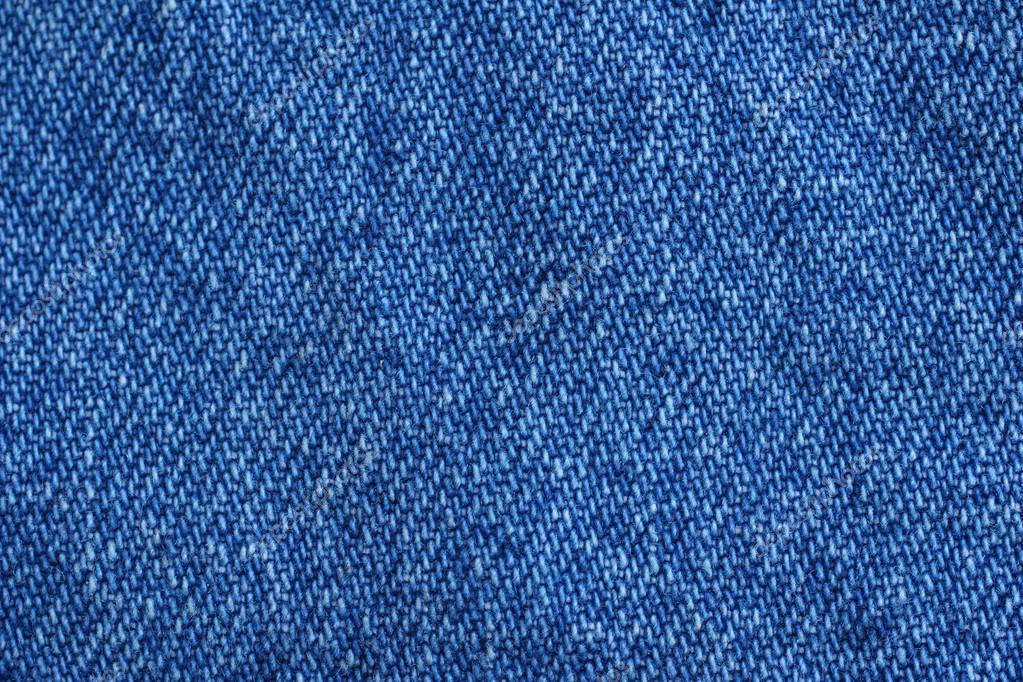
%> input picture TexturasPAIM/Proyecto Final PAIM/mezclilla1.jpg, 1023 x 682 px
$ octave --eval "getTextureBase;"   (GNU Octave 9; MATLAB toolbox functions it lacks are replaced by stand-ins)
%> lines starting %> are read from the running program, lines starting %| are printed output that depends on the picture
function getTextureBase()

%%
clear

n = 8;
j = 1;

p = pwd;

archive = '\TexturasPAIM\Proyecto Final PAIM';

path = strcat(p,archive);

addpath(path);

% Mezclilla
I1 = imread('mezclilla1.jpg');
%> I1 is the input picture: size 682x1023x3 uint8; mean R, G, B 49.8, 91.6, 153.2
I2 = imread('mezclilla2.jpg');
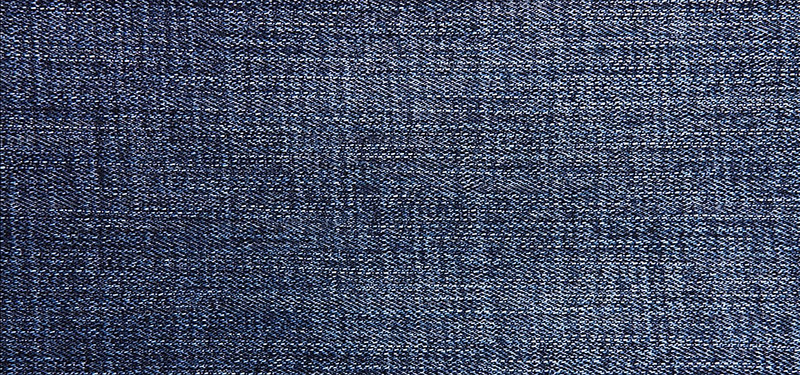
%> input picture TexturasPAIM/Proyecto Final PAIM/mezclilla2.jpg, 800 x 375 px
%> I2 is the input picture: size 375x800x3 uint8; mean R, G, B 67.8, 76.2, 99.2
I3 = imread('agua2.jpg');
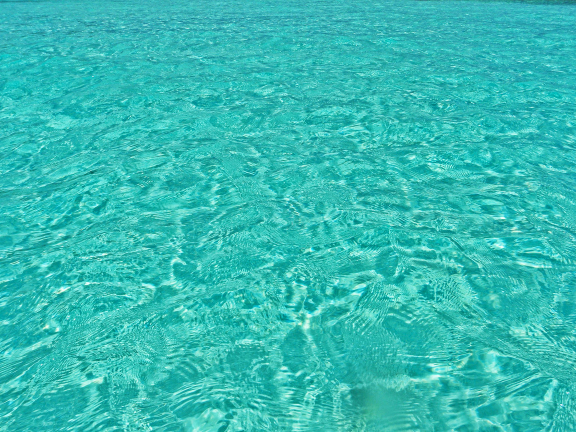
%> input picture TexturasPAIM/Proyecto Final PAIM/agua2.jpg, 1152 x 864 px (shown at 1/2 size)
%> I3 is the input picture: size 864x1152x3 uint8; mean R, G, B 52, 187.7, 180.7

IG1 = rgb2gray(I1);
IG2 = rgb2gray(I2);
IG3 = rgb2gray(I3);
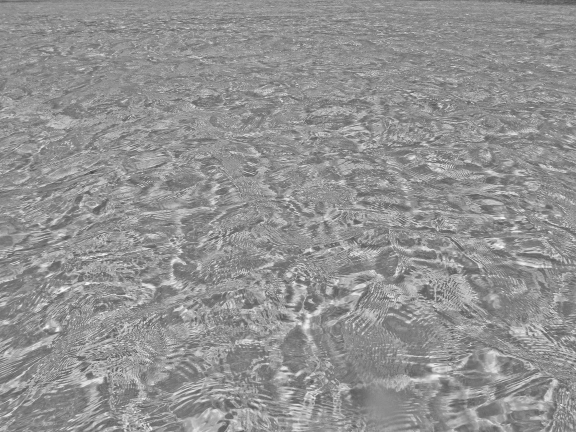
%> IG3: size 864x1152 uint8 (shown at 1/2 size); min 56, max 255, mean 146.3

[m, n, ~] = size(IG1);
%> m = 682; n = 1023

IG2r = imresize(IG2,[m n]);
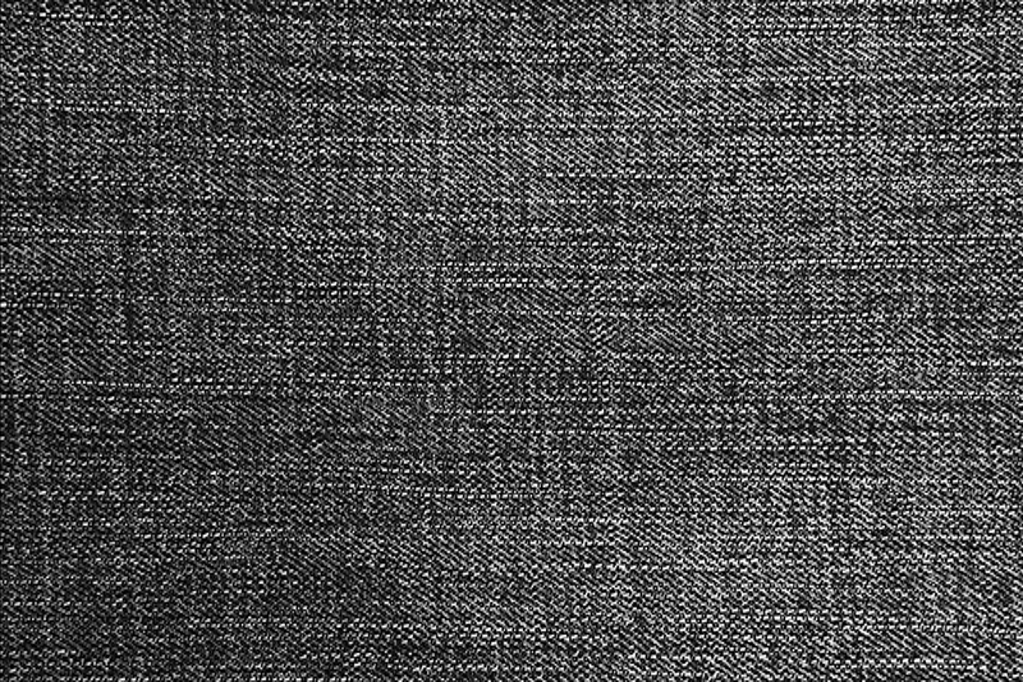
%> IG2r: size 682x1023 uint8; min 0, max 255, mean 76.4
IG3r = imresize(IG3,[m n]);
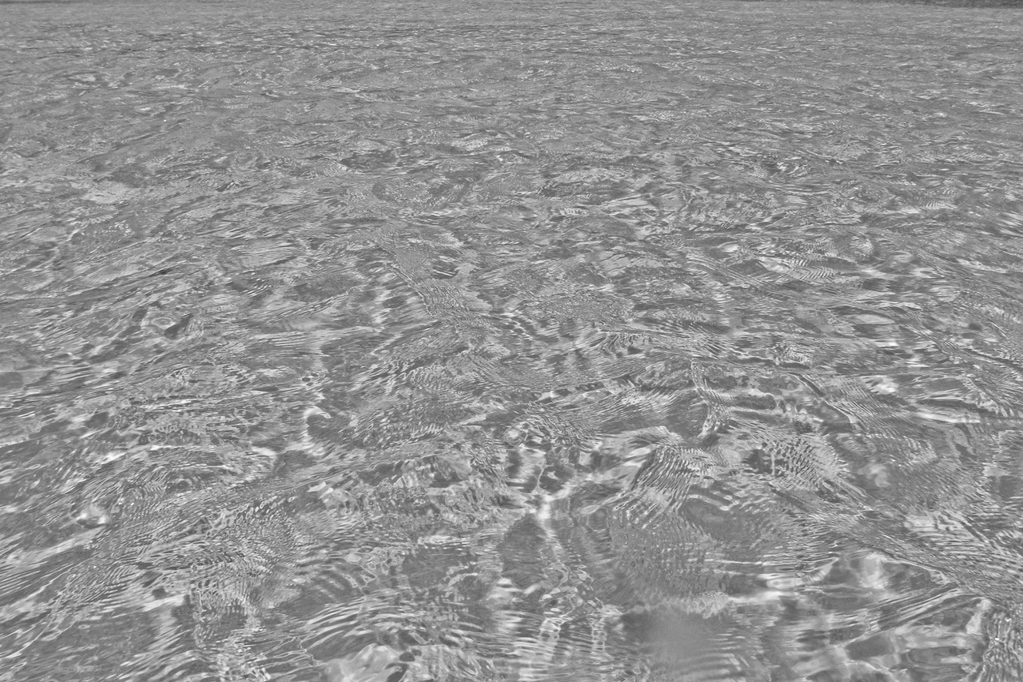
%> IG3r: size 682x1023 uint8; min 61, max 255, mean 146.3

IG = cat(3,IG1, IG2r, IG3r);
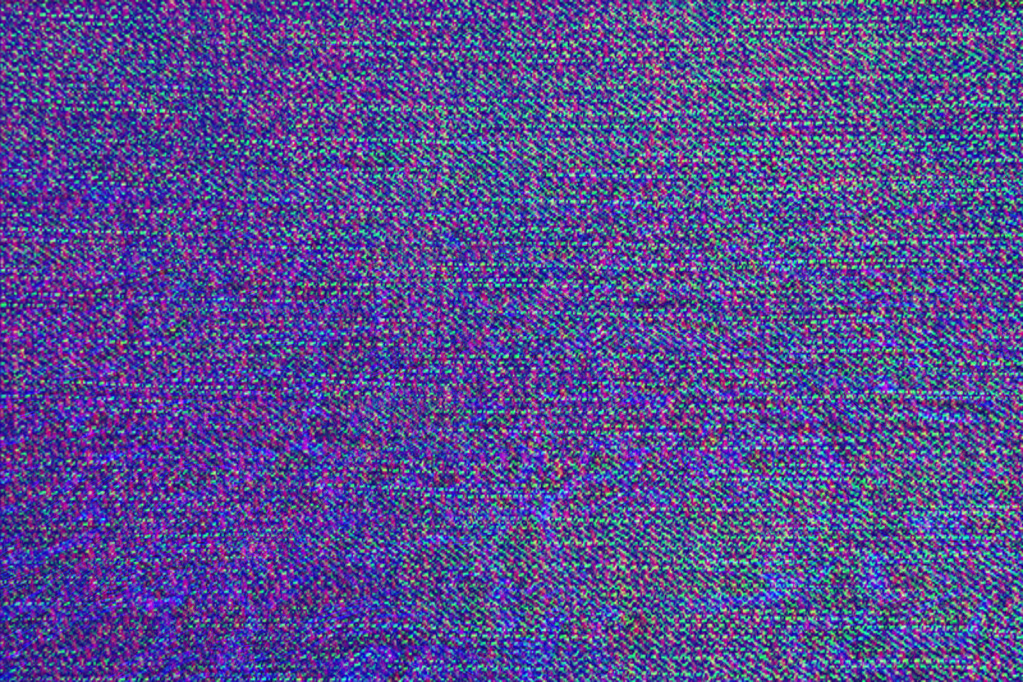
%> IG: size 682x1023x3 uint8; mean R, G, B 86.1, 76.4, 146.3

gCoprops = zeros(3,8);

for i = 1:3
   glcm = graycomatrix(IG(:,:,i),'Numlevels',255);

   props = graycoprops(glcm, {'Contrast', 'Correlation', 'Energy', 'Homogeneity'});
   Contrast = props.Contrast;
   Corr = props.Correlation;
   Energy = props.Energy;
   Hom = props.Homogeneity;
   Entropy = entropy(IG(:,:,i));
   Mean = mean2(IG(:,:,i));
   Var = var(var(double(IG(:,:,i))));
   Std = std2(IG(:,:,i));

   Array = [Contrast, Corr, Energy, Hom, Entropy, Mean, Var, Std];

   gCoprops(j,:) = Array;
   j = j + 1;

end
%> this loop made 3 passes
%> (Contrast, Corr, Energy, Hom, Entropy, Mean, Var, Std) on passes 2 to 3: (1796.9, 0.747, 0.000122, 0.0918, 7.6, 76.43, 591158.9, 47.52), (150.7, 0.867, 0.000375, 0.219, 6.57, 146.3, 5310.3, 18.34)
%> (Contrast, Corr, Hom, Entropy, Mean, Var, Std, Array) on pass 1: (773.8, 0.779, 0.105, 7.29, 86.11, 58708.6, 32.22, [773.8 0.779 8.75e-05 0.105 7.29 86.11 58708.6 32.22])
%> pass 3, in getTextureBase, `glcm = graycomatrix(IG(:,:,i),'Numlevels',255);`:
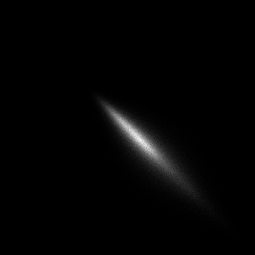
%> glcm: size 255x255 double; min 0, max 726, mean 10.7; drawn with min black and max white
%> after the loop, gCoprops = [773.8 0.779 8.75e-05 0.105 7.29 86.11 58708.6 32.22; 1796.9 0.747 0.000122 0.0918 7.6 76.43 591158.9 47.52; 150.7 0.867 0.000375 0.219 6.57 146.3 5310.3 18.34]; j = 4

%> (the run ends here)
